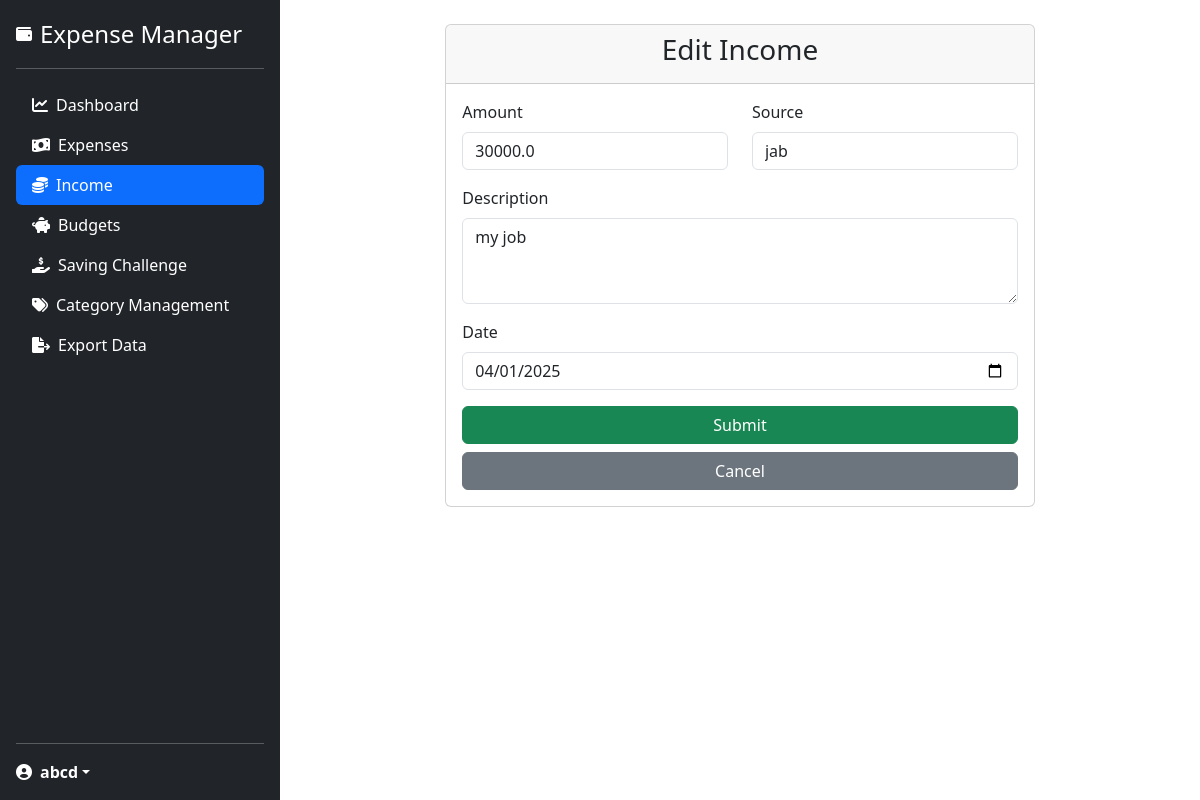
The page /income/incomes/edit/2 (signed in) on the database its author committed.
### models.py (models this page shows, shortened)
class User(UserMixin, db.Model):
    id = db.Column(db.Integer, primary_key=True)
    username = db.Column(db.String(80), unique=True, nullable=False)
    email = db.Column(db.String(120), unique=True, nullable=False)
    password_hash = db.Column(db.String(128))
    expenses = db.relationship('Expense', backref='user', lazy=True)
    expense_categories = db.relationship('ExpenseCategory', backref='user', lazy=True)
    incomes = db.relationship('Income', backref='user', lazy=True)
    budgets = db.relationship('Budget', backref='user', lazy=True)
    savings_challenges = db.relationship('SavingsChallenge', backref='user', lazy=True)
    recurring_expenses = db.relationship('RecurringExpense', backref='user', lazy=True)
    expense_streaks = db.relationship('ExpenseStreak', backref='user', lazy=True)

class Income(db.Model):
    id = db.Column(db.Integer, primary_key=True)
    amount = db.Column(db.Float, nullable=False)
    source = db.Column(db.String(50), nullable=False)
    description = db.Column(db.String(200))
    date = db.Column(db.DateTime, nullable=False, default=datetime.utcnow)
    user_id = db.Column(db.Integer, db.ForeignKey('user.id'), nullable=False)

### income.py (the view, shortened to what this page needs)
@incomes.route('/incomes/edit/<int:id>', methods=['GET', 'POST'])
@login_required
def edit_income(id):
    income = Income.query.get_or_404(id)
    if income.user_id != current_user.id:
        flash('You do not have permission to edit this income.', 'danger')
        return redirect(url_for('incomes.list_incomes'))
    form = IncomeForm(obj=income)
    return render_template('incomes/form.html', form=form, title='Edit Income')

### income.py
class IncomeForm(FlaskForm):
    amount = FloatField('Amount', validators=[DataRequired()])
    source = StringField('Source', validators=[DataRequired(), Length(max=50)])
    description = TextAreaField('Description', validators=[Length(max=200)])
    date = DateField('Date', validators=[DataRequired()], default=datetime.utcnow)
    submit = SubmitField('Submit')

### app.py (called while the page is built)
@login_manager.user_loader
def load_user(user_id):
    return User.query.get(int(user_id))

### templates/incomes/form.html (shortened to what this page needs)
{% extends "base.html" %}
{% block content %}
<div class="row justify-content-center">
    <div class="col-md-8">
        <div class="card">
            <div class="card-header">
                <h3 class="text-center">{{ title }}</h3>
            </div>
            <div class="card-body">
                <form method="POST">
                    <div class="row">
                        <div class="col-md-6 mb-3">
                            {{ form.amount.label(class="form-label") }}
                            {{ form.amount(class="form-control" + (' is-invalid' if form.amount.errors else ''), placeholder="Enter amount") }}
                        </div>
                        <div class="col-md-6 mb-3">
                            {{ form.source.label(class="form-label") }}
                            {{ form.source(class="form-control" + (' is-invalid' if form.source.errors else ''), placeholder="Enter source") }}
                        </div>
                    </div>
                    <div class="mb-3">
                        {{ form.description.label(class="form-label") }}
                        {{ form.description(class="form-control" + (' is-invalid' if form.description.errors else ''), rows="3", placeholder="Enter description") }}
                    </div>
                    <div class="mb-3">
                        {{ form.date.label(class="form-label") }}
                        {{ form.date(class="form-control" + (' is-invalid' if form.date.errors else ''), type="date") }}
                    </div>
                    <div class="d-grid gap-2">
                        {{ form.submit(class="btn btn-success") }}
                        <a href="{{ url_for('incomes.list_incomes') }}" class="btn btn-secondary">Cancel</a>
                    </div>
                </form>
            </div>
        </div>
    </div>
</div>
{% endblock %}

### templates/base.html (shortened to what this page needs)
<!DOCTYPE html>
<html lang="en">
<head>
    <link href="https://cdn.jsdelivr.net/npm/bootstrap@5.3.0/dist/css/bootstrap.min.css" rel="stylesheet">
    <link href="https://cdnjs.cloudflare.com/ajax/libs/font-awesome/6.0.0/css/all.min.css" rel="stylesheet">
</head>
<body>
    <div class="d-flex">
        {% if current_user.is_authenticated %}
        <div class="d-flex flex-column flex-shrink-0 p-3 text-white bg-dark" style="width: 280px; min-height: 100vh;">
            <a href="{{ url_for('index') }}" class="d-flex align-items-center mb-3 mb-md-0 me-md-auto text-white text-decoration-none">
                <i class="fas fa-wallet me-2"></i>
                <span class="fs-4">Expense Manager</span>
            </a>
            <hr>
            <ul class="nav nav-pills flex-column mb-auto">
                <li class="nav-item">
                    <a href="{{ url_for('dashboard') }}" class="nav-link text-white {{ 'active' if request.endpoint == 'dashboard' }}">
                        <i class="fas fa-chart-line me-2"></i>Dashboard
                    </a>
                </li>
                <li>
                    <a href="{{ url_for('expenses.list_expenses') }}" class="nav-link text-white {{ 'active' if request.endpoint.startswith('expenses.') }}">
                        <i class="fas fa-money-bill-wave me-2"></i>Expenses
                    </a>
                </li>
                <li>
                    <a href="{{ url_for('incomes.list_incomes') }}" class="nav-link text-white {{ 'active' if request.endpoint.startswith('incomes.') }}">
                        <i class="fas fa-coins me-2"></i>Income
                    </a>
                </li>
                <li>
                    <a href="{{ url_for('budgets.list_budgets') }}" class="nav-link text-white {{ 'active' if request.endpoint.startswith('budgets.') }}">
                        <i class="fas fa-piggy-bank me-2"></i>Budgets
                    </a>
                </li>
                <li>
                    <a href="{{ url_for('savings.list_challenges') }}" class="nav-link text-white {{ 'active' if request.endpoint.startswith('savings.') }}">
                        <i class="fas fa-hand-holding-usd me-2"></i>Saving Challenge
                    </a>
                </li>
                <li>
                    <a href="{{ url_for('categories.list_categories') }}" class="nav-link text-white {{ 'active' if request.endpoint.startswith('categories.') }}">
                        <i class="fas fa-tags me-2"></i>Category Management
                    </a>
                </li>
                <li>
                    <a href="{{ url_for('export_data.export_interface') }}" class="nav-link text-white {{ 'active' if request.endpoint.startswith('export_data.') }}">
                        <i class="fas fa-file-export me-2"></i>Export Data
                    </a>
                </li>
            </ul>
            <hr>
            <div class="dropdown">
                <a href="{{ url_for('auth.profile') }}" class="d-flex align-items-center text-white text-decoration-none dropdown-toggle" id="dropdownUser1" data-bs-toggle="dropdown" aria-expanded="false">
                    <i class="fas fa-user-circle me-2"></i>
                    <strong>{{ current_user.username }}</strong>
                </a>
            </div>
        </div>
        {% endif %}
        <div class="flex-grow-1">
            <div class="container py-4">
        {% block content %}{% endblock %}
    </div>
</body>
</html>

### rows shown on the page
User: username "abcd"
Income: amount "30000.0", source "jab", description "my job", date "04/01/2025"

### other values the page prints
{{ title }} "Edit Income"
